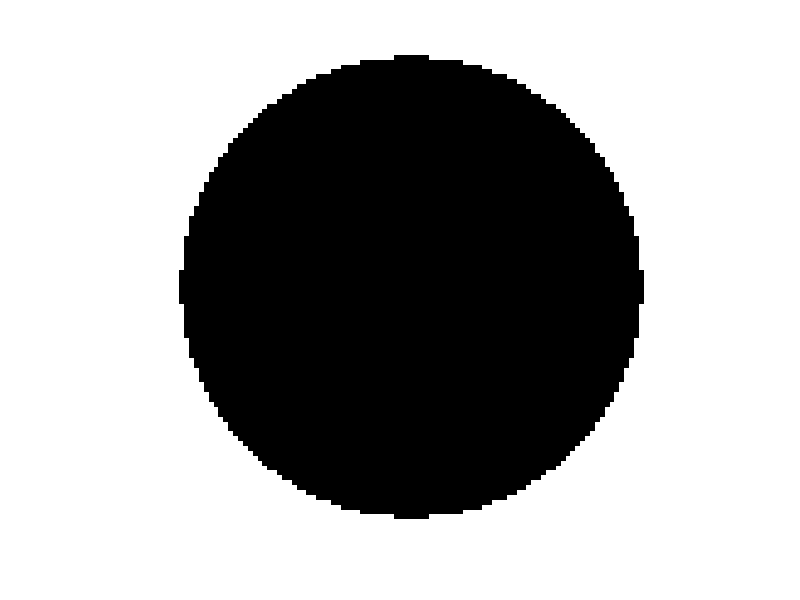

The MATLAB script that drew this image:
function [image]=test_create_circle_image(imsize,pos,r,bgval,fgval)
    % Create a simple image that depicts a white/black circle on a
    % black/white background. Useful to debug/understand the isophote
    % calculation.
    %
    % @author B. Schauerte
    % @date   2011
    %
    % Copyright (C) Boris Schauerte - All Rights Reserved
    % Unauthorized copying of this file, via any medium is strictly prohibited
    % Proprietary and confidential
    % Written by Boris Schauerte <schauerte@ieee.org>, 2011
    
    if nargin < 1, imsize = [100 100]; end
    if nargin < 2, pos = imsize/2; end
    if nargin < 3, r = sqrt(sum(imsize.^2))/3; end
    if nargin < 4
        fgval = 0;%1;
        bgval = 1;%0;
    end

    X = ones(imsize(1),1)*(1:imsize(2));
    Y = (1:imsize(1))'*ones(1,imsize(2));
    Z = (X - pos(2)).^2 + (Y - pos(1)).^2;
    image = ones(imsize) * bgval;
    image(Z <= r^2) = fgval;
    image=image';

    if nargout < 1
        figure;
        imshow(image);
    end